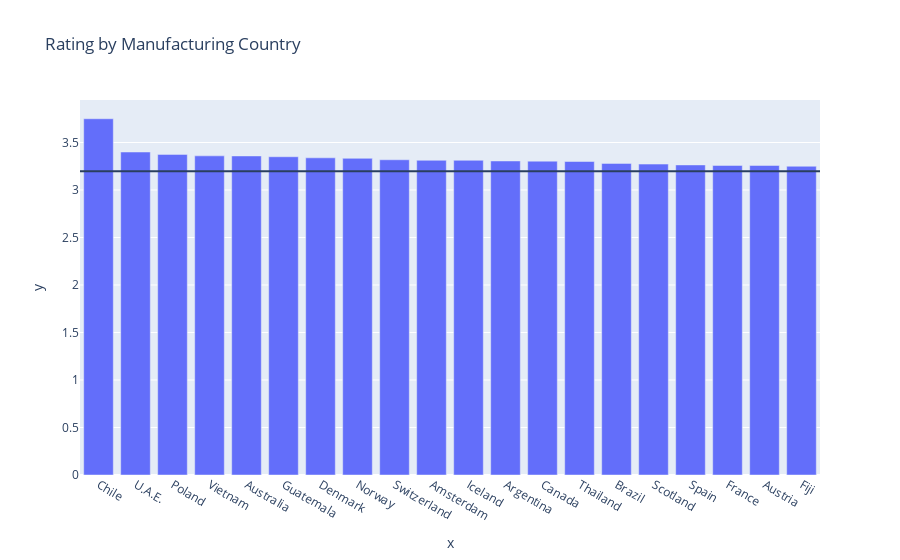

Notebook code cell kept with this figure:
### Code cell
fig = px.bar(
    data_frame=data.groupby('country_company').mean().sort_values(by='rating', ascending=False)[:20], 
    x=data.groupby('country_company').mean().sort_values(by='rating', ascending=False)[:20].index, 
    y=data.groupby('country_company').mean().sort_values(by='rating', ascending=False)['rating'][:20],
    title='Rating by Manufacturing Country'
    )
fig.add_hline(y=data['rating'].mean())

### Figure 1 — Plotly figure (JSON) as saved in the notebook; plotly's stock layout.template omitted (floating-point values rounded to 4 significant figures)
{"data": [{"alignmentgroup": "True", "hovertemplate": "x=%{x}<br>y=%{y}<extra></extra>", "legendgroup": "", "marker": {"color": "#636efa", "pattern": {"shape": ""}}, "name": "", "offsetgroup": "", "orientation": "v", "showlegend": false, "textposition": "auto", "type": "bar", "x": ["Chile", "U.A.E.", "Poland", "Vietnam", "Australia", "Guatemala", "Denmark", "Norway", "Switzerland", "Amsterdam", "Iceland", "Argentina", "Canada", "Thailand", "Brazil", "Scotland", "Spain", "France", "Austria", "Fiji"], "xaxis": "x", "y": [3.75, 3.4, 3.375, 3.359, 3.358, 3.35, 3.339, 3.333, 3.318, 3.312, 3.312, 3.306, 3.304, 3.3, 3.28, 3.273, 3.264, 3.259, 3.258, 3.25], "yaxis": "y"}], "layout": {"barmode": "relative", "legend": {"tracegroupgap": 0}, "shapes": [{"type": "line", "x0": 0, "x1": 1, "xref": "x domain", "y0": 3.196, "y1": 3.196, "yref": "y"}], "title": {"text": "Rating by Manufacturing Country"}, "xaxis": {"anchor": "y", "domain": [0, 1], "title": {"text": "x"}}, "yaxis": {"anchor": "x", "domain": [0, 1], "title": {"text": "y"}}}}
